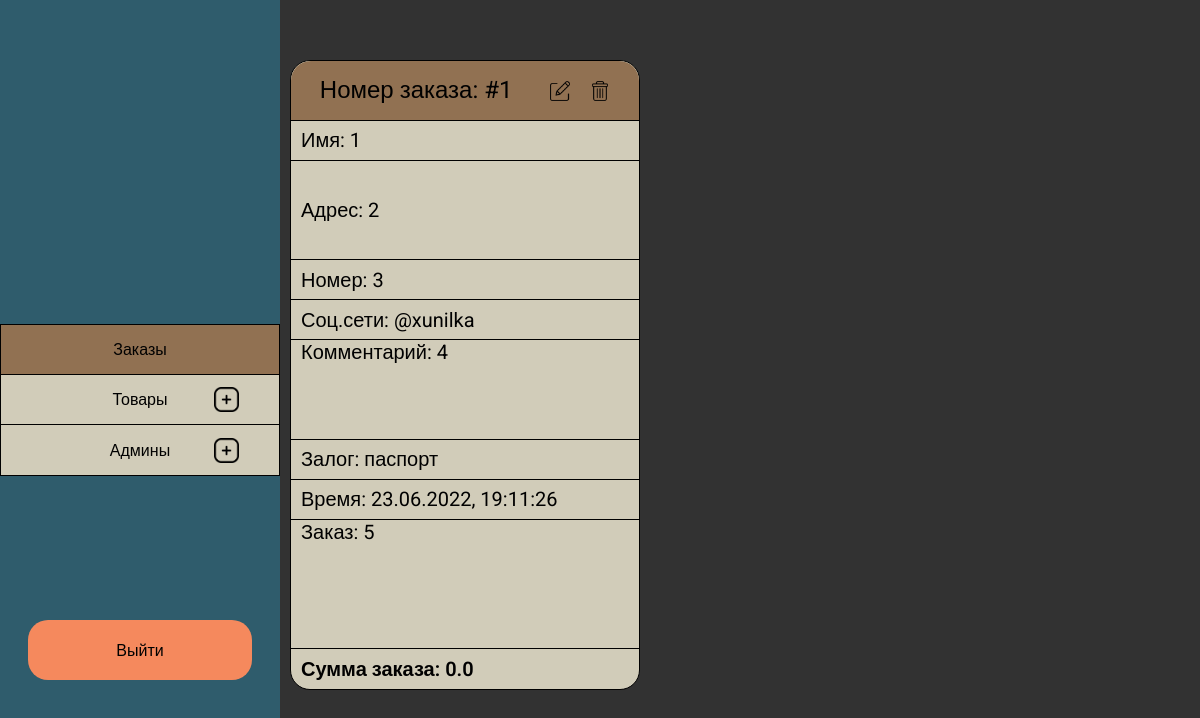
Page /admin (signed in) on the earlier database version.
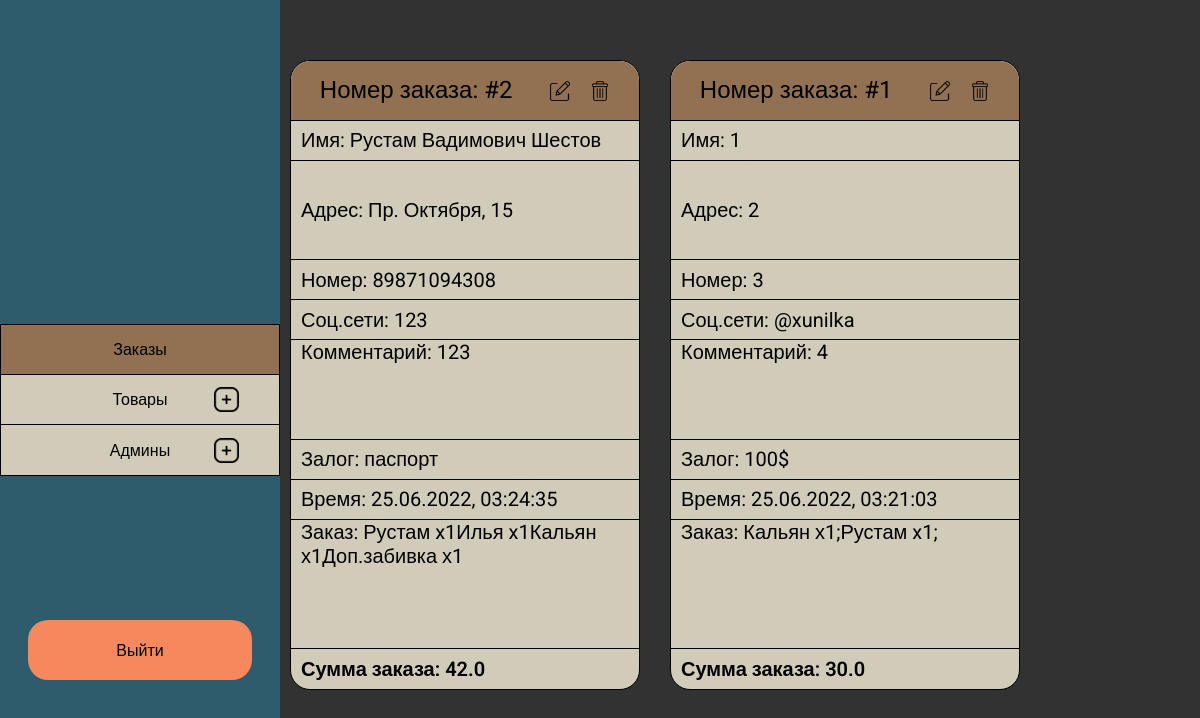
Same page on the later database version.
### app.py (models this page shows, shortened)
class Order(db.Model):
    id = db.Column(db.Integer, primary_key=True)
    name = db.Column(db.String(100), nullable=False)
    address = db.Column(db.String(300), nullable=False)
    phone = db.Column(db.String(100), nullable=False)
    messenger = db.Column(db.String(100), nullable=False)
    comment = db.Column(db.Text, nullable=False)
    deposit = db.Column(db.String(100), nullable=False)
    order_el = db.Column(db.Text, nullable=False)
    order_price = db.Column(db.Float, default=0)
    time = db.Column(db.DateTime, nullable=False)

### app.py (the view)
@app.route("/admin", methods=['POST', 'GET'])
def admin():
    if request.method == 'POST':
        user_admin = Admin.query.filter_by(username=request.form['username']).first()
        if werkzeug.security.check_password_hash(user_admin.password, request.form['password']):
            session['username'] = request.form['username']
        return redirect('/admin')
    else:
        if 'username' not in session:
            logIn = False
        else:
            logIn = True
        args = request.args
        get_args = args.to_dict()
        sort = get_args.get("sort")
        products = None
        sort_class = {
            "name": "asc",
            "count": "asc",
            "time": "asc"
        }
        if sort is not None:
            if sort[4:] == "name":
                if sort[:3] == "dsc":
                    products = Products.query.order_by(Products.name.desc()).all()
                    sort_class["name"] = "asc"
                elif sort[:3] == "asc":
                    products = Products.query.order_by(Products.name.asc()).all()
                    sort_class["name"] = "desc"
            elif sort[4:] == "count":
                if sort[:3] == "dsc":
                    products = Products.query.order_by(Products.count.desc()).all()
                    sort_class["count"] = "asc"
                elif sort[:3] == "asc":
                    products = Products.query.order_by(Products.count.asc()).all()
                    sort_class["count"] = "desc"
            elif sort[4:] == "time":
                if sort[:3] == "dsc":
                    products = Products.query.order_by(Products.time.desc()).all()
                    sort_class["time"] = "asc"
                elif sort[:3] == "asc":
                    products = Products.query.order_by(Products.time.asc()).all()
                    sort_class["time"] = "desc"
        else:
            products = Products.query.order_by(Products.time.desc()).all()
            sort_class["time"] = "asc"
        admins = Admin.query.order_by(Admin.time.desc()).all()
        orders = Order.query.order_by(Order.time.desc()).all()
        return render_template("admin.html", logIn=logIn, admins=admins, orders=orders, products=products, sort_class=sort_class)

### templates/admin.html (shortened to what this page needs)
<!DOCTYPE html>
<html lang="ru">
<head>
    <link rel="stylesheet" href="{{ url_for('static', filename='css/style.css') }}">
</head>
<body class="body">
    {% if not logIn %}
    <section class="formSection">
        <div class="box">
            <div class="form">
                <h2>Вход</h2>
                <form method="post">
                    <div class="inputBx">
                        <input type="text" name="username" id="username" placeholder="Имя пользователя">
                    </div>
                    <div class="inputBx">
                        <input type="password" name="password" id="password" placeholder="Пароль">
                    </div>
                    <div class="inputBx" id="login-admin">
                        <input type="submit" value="Вход">
                    </div>
                </form>
            </div>
        </div>
    </section>
    {% else %}
        <div class="admin-body">
            <aside class="aside aside__display__none">
                <div class="admin__buttons">
                    <div class="show-order show__button active">
                        Заказы
                    </div>
                    <div class="show-product show__button">
                        Товары
                        <div class="show_add_product"><img class="show_add_product" src="{{ url_for('static', filename='img/plus.png') }}" alt=""></div>
                    </div>
                    <div class="show-admin show__button">
                        Админы
                        <div class="show_add_admin"><img class="show_add_admin" src="{{ url_for('static', filename='img/plus.png') }}" alt=""></div>
                    </div>
                </div>
                <div class="button_logout">
                    Выйти
                </div>
            </aside>
            <div class="order__cards">
                {% for el in orders %}
                <div class="order__card">
                    <div class="order__item">
                        Номер заказа: #{{el.id}}
                    <div class="edit__delete__buttons">
                        <button data-tooltip="Изменить" class="edit_table_order"><img src="{{ url_for('static', filename='img/edit.png') }}" alt="" class="edit_table_order"  data-id="or_{{el.id}}"></button>
                        <button data-tooltip="Удалить" class="delete_table"><img src="{{ url_for('static', filename='img/delete.png') }}" alt="" class="delete_table"  data-id="or_{{el.id}}"></button>
                    </div>
                </div>
                    <div class="order__item">Имя: {{el.name}}</div>
                    <div class="order__item">Адрес: {{el.address}}</div>
                    <div class="order__item">Номер: {{el.phone}}</div>
                    <div class="order__item">Соц.сети: {{el.messenger}}</div>
                    <div class="order__item">Комментарий: {{el.comment}}</div>
                    <div class="order__item">Залог: {{el.deposit}}</div>
                    <div class="order__item">Время: {{el.time.strftime("%d.%m.%Y, %H:%M:%S")}}</div>
                    <div class="order__item">Заказ: {{el.order_el}}</div>
                    <div class="order__item">Сумма заказа: {{el.order_price}}</div>
                </div>
            {% endfor %}
            </div>
        </div>
    {% endif %}
</body>
</html>

### static/css/global.css (style rules this page uses)
* { margin: 0; padding: 0; box-sizing: border-box; font-family: 'Roboto', sans-serif; scroll-behavior: smooth; text-decoration: none; }

### static/css/admin-panel.css (style rules this page uses)
.admin-body { display: flex; justify-content: left; width: 100%; height: 100%; background-color: #323232; min-width: fit-content; }
.aside { display: flex; flex-direction: column; position: relative; align-items: center; justify-content: center; min-width: 280px; width: 280px; height: 100vh; background: #3a3a3a; margin-right: 10px; background-color: #2F5C6C; }
.admin__buttons { display: flex; flex-direction: column; justify-content: center; align-items: center; position: relative; width: 100%; background-color: #D1CCB9; border: 1px solid #000; }
.show__button:not(:last-child) { border-bottom: 1px solid #000; }
.show__button { display: flex; justify-content: center; align-items: center; width: 100%; height: 50px; cursor: pointer; }
.show_add_product, .show_add_admin { width: 25px; height: 25px; position: absolute; right: 20px; }
.show_add_product img, .show_add_admin img { width: 25px; height: 25px; }
.active { background-color: #917152; }
.button_logout { display: flex; justify-content: center; align-items: center; position: absolute; width: 224px; height: 60px; bottom: 20px; background-color: #F5895D; border-radius: 20px; font-size: 16px; margin-bottom: 100px; }
.order__cards { display: flex; flex-wrap: wrap; width: 100%; justify-content: start; }
.order__card { width: 350px; height: 630px; display: flex; flex-direction: column; margin-top: 60px; margin-right: 30px; background-color: #D1CCB9; border-radius: 20px; border: 1px solid #000; }
.order__item { display: flex; justify-content: left; align-items: center; height: 40px; font-size: 20px; padding: 0 10px; border-bottom: 1px solid #000; }
.order__item:first-child { background-color: #917152; border-radius: 20px 20px 0 0; justify-content: space-around; font-size: 24px; }
.order__item:nth-child(1) { height: 60px; }
.order__item:nth-child(3) { height: 100px; }
.order__item:nth-child(6) { height: 100px; overflow: auto; align-items: flex-start; }
.order__item:nth-child(9) { height: 130px; overflow: auto; align-items: flex-start; }
.order__item:last-child { border-radius: 0 0 20px 20px; border-color: transparent; font-weight: 600; }

### static/css/cart-modal.css (style rules this page uses)
::placeholder { color: #adadad; }

Differences in the rows shown:
added Order: id "2", name "Рустам Вадимович Шестов", address "Пр. Октября, 15", phone "89871094308", messenger "123", comment "123", deposit "паспорт", time "25.06.2022, 03:24:35", order_el "Рустам x1Илья x1Кальян х1Доп.забивка х1", order_price "42.0"
changed Order "@xunilka": deposit "паспорт" → "100$"; time "23.06.2022, 19:11:26" → "25.06.2022, 03:21:03"; order_el "5" → "Кальян х1;Рустам x1;"; order_price "0.0" → "30.0"
